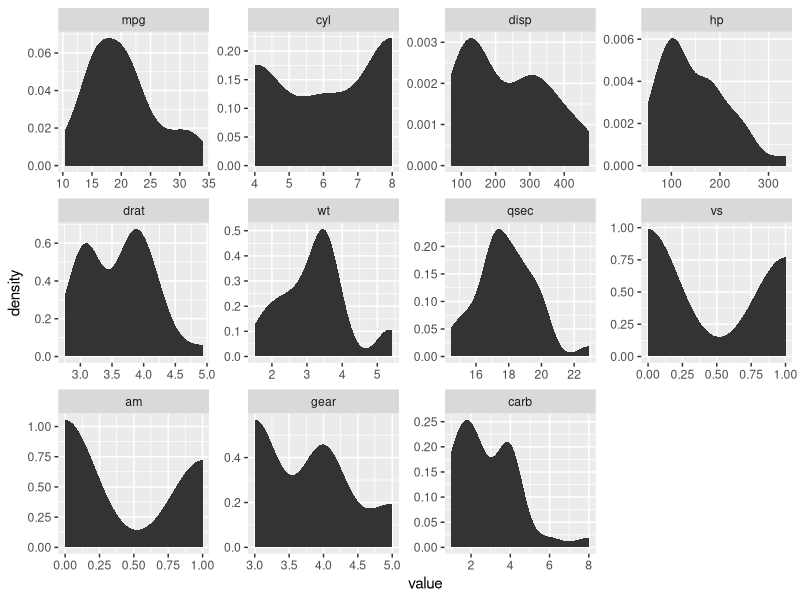
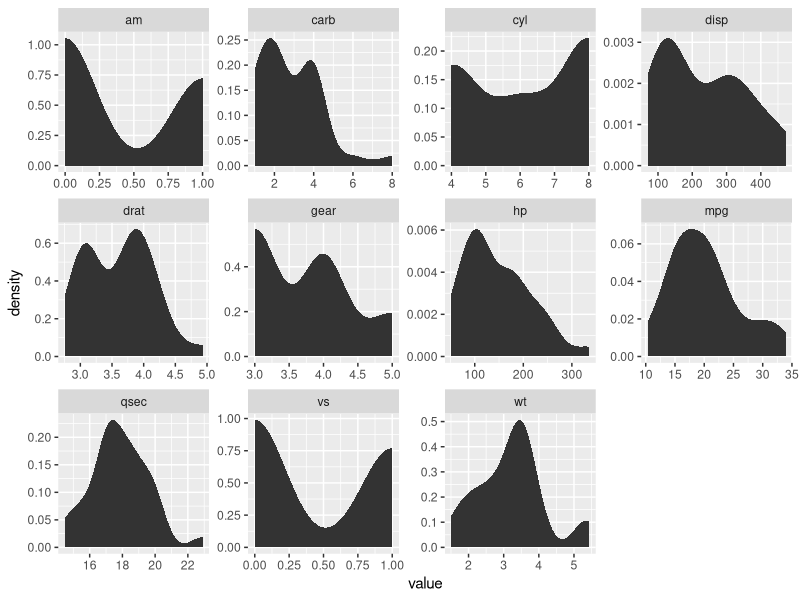
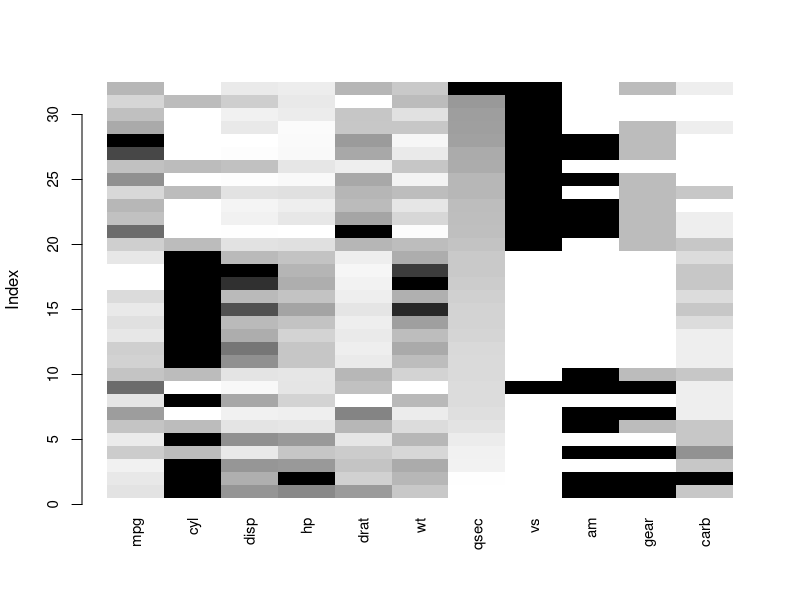
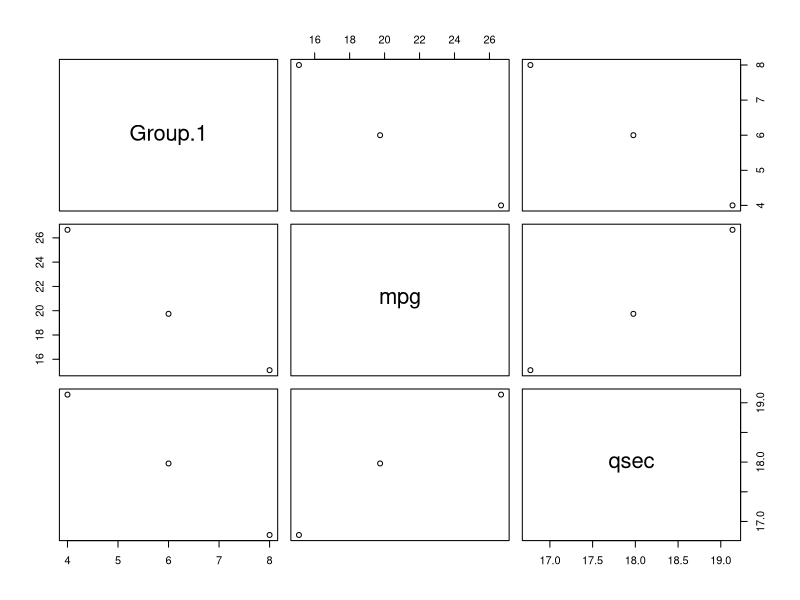

Source code (R) for these figures, in order:
## ---- chunk 1
knitr::opts_chunk$set(echo = TRUE)

library(ggplot2)
library(dplyr)
library(reshape2)
library(tidyverse)

#data() #GET LIST OF BUILT IN DATA SETS 

#THIS FILE IS FOR TESTING OUT NEW TRICKS AND TIPS
#List of tricks
#1. melting/gathering a DF into 2 columns then facetting and looking at distribution. scales='free'
#2. Missing value visuals with VIM package and matrixplot()
#require("VIM")
#matrixplot(Cars93, sortby = "Weight", cex.axis=0.6)
#3. Missing value visuals with m <- robCompositions::missPatterns(Cars93)
#4. AGGREGATE() FUNCTION. ALSO CAN USE methods(aggregate)



typeof(mtcars) #it's a list

df_cars <- as.data.frame(mtcars) #convert to DF
head(df_cars, 6) #view first 6 lines


#USE MELT() FUNCTION TO TURN INTO 2 COLUMNS. ONE IS THE VARIABLE AND THE OTHER IS VALUE. LONG DF NOW.
require(reshape2)
melt.cars <- melt(df_cars)
head(melt.cars, 15)

#NOW YOUCAN VIEW DISTRIBUTIONS OF EACH VALUE. Use geom_histogram or geom_density. or stat_density
ggplot(data = melt.cars, aes(x = value)) + 
  stat_density()+
  facet_wrap(~variable, scales = "free")

#COMPARE WITH DPLYR() GATHER() AND SPREAD(). BUT DEFAULT NAMES ARE col1 "key" and col2 "value"
gath.cars <- gather(df_cars)
head(gath.cars)

#PLOT USING KEY AS FACETTING VARIABLE
ggplot(data = gath.cars, aes(x = value)) + 
  stat_density()+
  facet_wrap(~key, scales = "free")

#CREATE MISSING VALUES PLOT
require("VIM")
car_df <- as.data.frame(mtcars)
matrixplot(car_df, sortby = "qsec", cex.axis=0.9)

#m <- robCompositions::missPatterns(car_df) # Analysis of the missing or the zero patterns structure of a data set.
#lapply(m, length)
#m

#AGGREGATE FUNCTION
mpg_by_cyl <- aggregate(car_df[, c("mpg", 'qsec')], by =
            list(car_df$cyl), mean)
## ---- chunk 2
plot(mpg_by_cyl)
